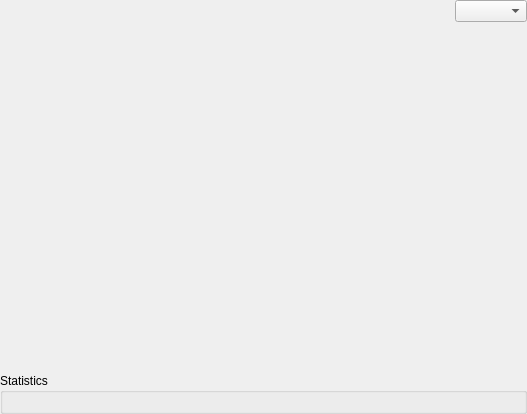
<?xml version="1.0" encoding="UTF-8"?>
<ui version="4.0">
 <class>CHistogramViewComp</class>
 <widget class="QWidget" name="CHistogramViewComp">
  <property name="geometry">
   <rect>
    <x>0</x>
    <y>0</y>
    <width>527</width>
    <height>414</height>
   </rect>
  </property>
  <layout class="QVBoxLayout" name="verticalLayout_3">
   <property name="margin">
    <number>0</number>
   </property>
   <item>
    <widget class="QFrame" name="ChannelSelectorFrame">
     <property name="frameShape">
      <enum>QFrame::NoFrame</enum>
     </property>
     <property name="frameShadow">
      <enum>QFrame::Raised</enum>
     </property>
     <layout class="QHBoxLayout" name="horizontalLayout">
      <property name="margin">
       <number>0</number>
      </property>
      <item>
       <spacer name="horizontalSpacer">
        <property name="orientation">
         <enum>Qt::Horizontal</enum>
        </property>
        <property name="sizeHint" stdset="0">
         <size>
          <width>40</width>
          <height>20</height>
         </size>
        </property>
       </spacer>
      </item>
      <item>
       <widget class="QComboBox" name="ChannelCombo"/>
      </item>
     </layout>
    </widget>
   </item>
   <item>
    <widget class="QFrame" name="PlotFrame">
     <property name="sizePolicy">
      <sizepolicy hsizetype="Expanding" vsizetype="Expanding">
       <horstretch>0</horstretch>
       <verstretch>0</verstretch>
      </sizepolicy>
     </property>
     <property name="minimumSize">
      <size>
       <width>320</width>
       <height>240</height>
      </size>
     </property>
     <property name="frameShape">
      <enum>QFrame::NoFrame</enum>
     </property>
     <property name="frameShadow">
      <enum>QFrame::Raised</enum>
     </property>
     <layout class="QVBoxLayout" name="verticalLayout_2">
      <property name="margin">
       <number>0</number>
      </property>
     </layout>
    </widget>
   </item>
   <item>
    <widget class="QGroupBox" name="StatisticsFrame">
     <property name="title">
      <string>Statistics</string>
     </property>
     <layout class="QVBoxLayout" name="verticalLayout"/>
    </widget>
   </item>
  </layout>
 </widget>
 <resources/>
 <connections/>
</ui>
